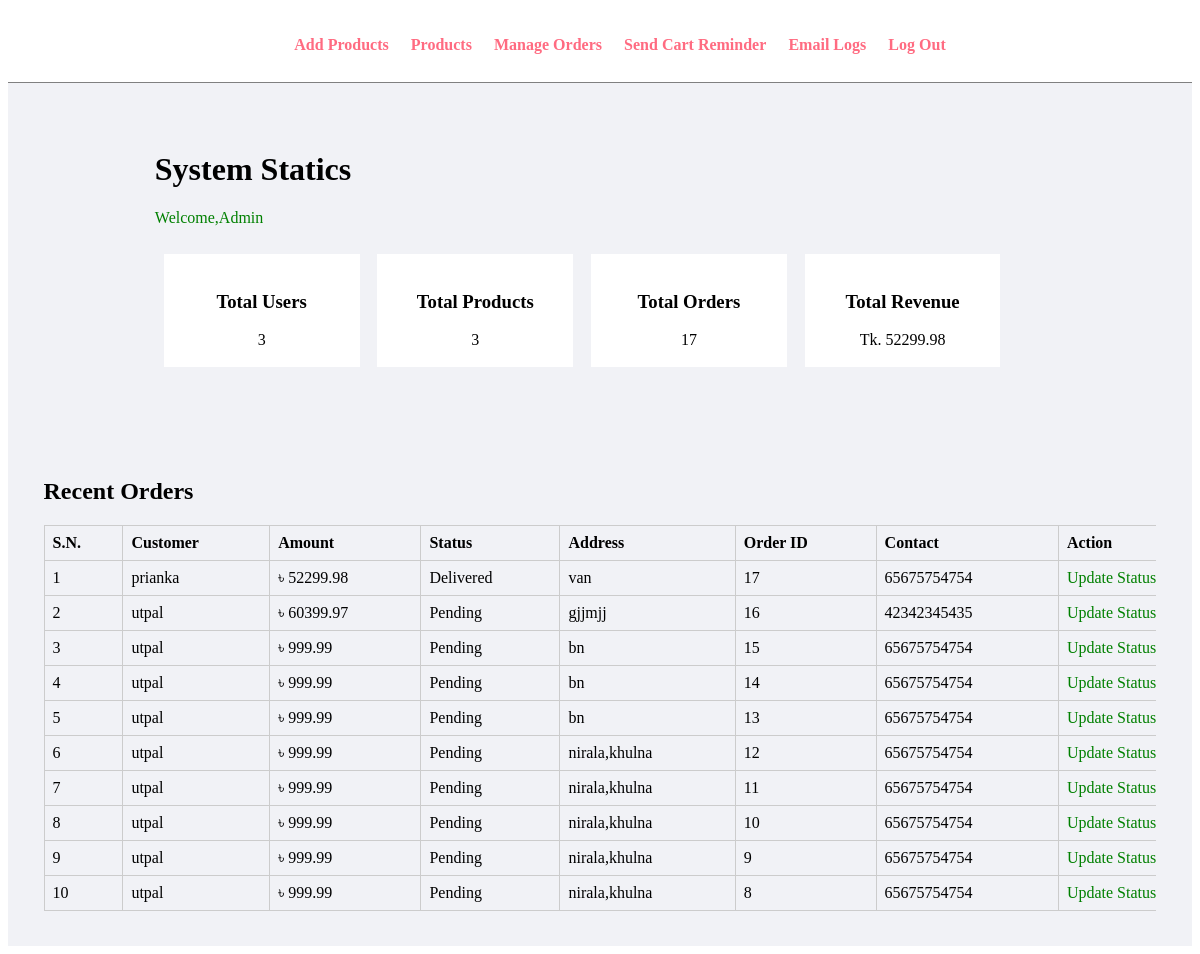
The app's page /admin/dashboard.php (signed in), older data.
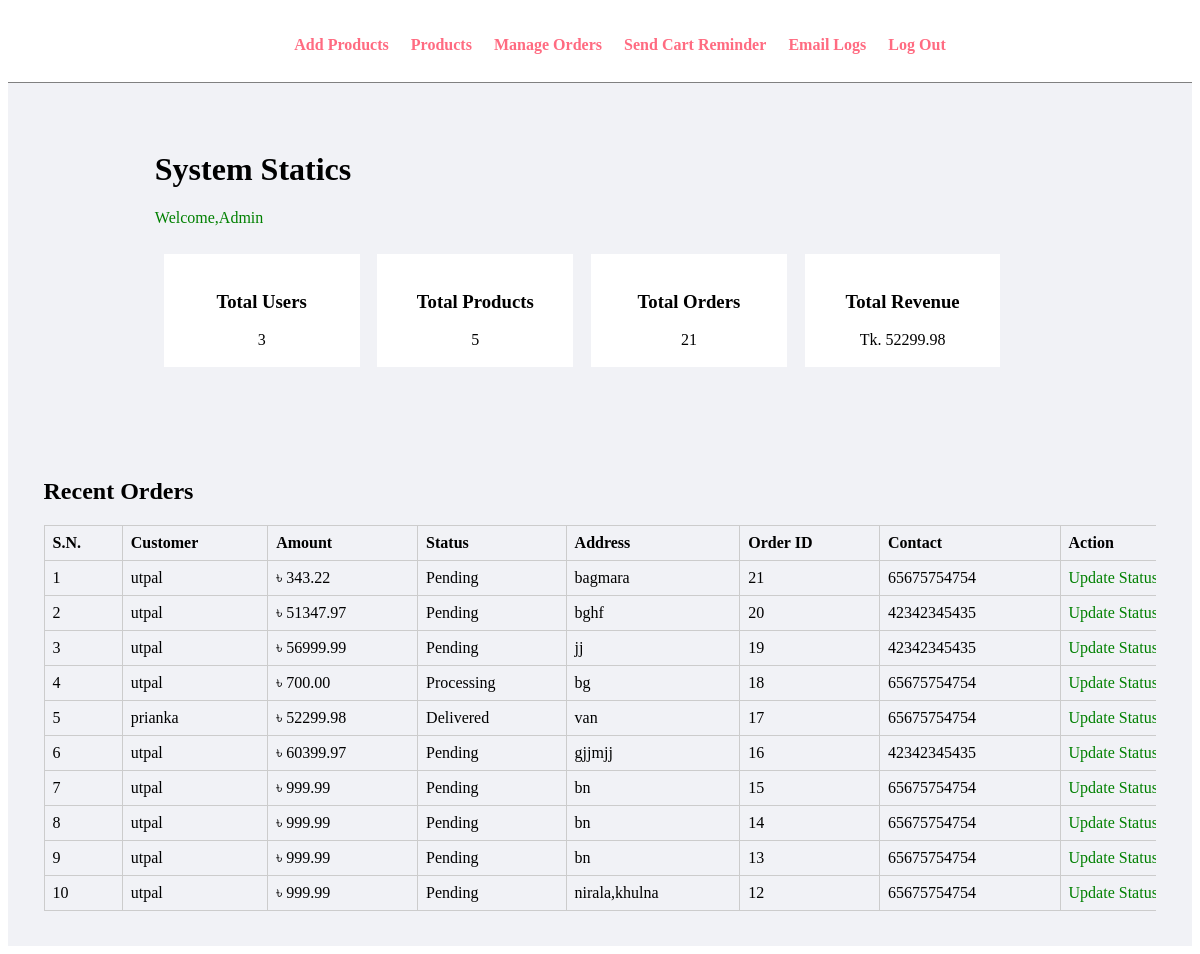
The same page, newer data.
### tables this page shows
CREATE TABLE `orders` (
  `order_id` int(11) NOT NULL,
  `user_id` int(11) NOT NULL,
  `total_amount` decimal(10,2) NOT NULL,
  `status` varchar(50) DEFAULT 'Pending',
  `order_date` timestamp NOT NULL DEFAULT current_timestamp(),
  `address` text DEFAULT NULL,
  `contact_no` varchar(20) DEFAULT NULL,
  `payment_method` varchar(50) DEFAULT NULL
);

CREATE TABLE `users` (
  `user_id` int(11) NOT NULL,
  `name` varchar(100) NOT NULL,
  `email` varchar(150) NOT NULL,
  `password` varchar(255) NOT NULL,
  `role` enum('admin','customer') DEFAULT 'customer',
  `created_at` timestamp NOT NULL DEFAULT current_timestamp()
);

### admin/dashboard.php (the view, shortened to what this page needs)
<?php
    include("../config/db.php");
        $total_user = mysqli_fetch_assoc(mysqli_query($conn,"SELECT COUNT(*) AS total FROM users WHERE role='customer'"))['total'];
        $total_products = mysqli_fetch_assoc(mysqli_query($conn,"SELECT COUNT(*) AS total FROM products"))['total'];
        $total_order = mysqli_fetch_assoc(mysqli_query($conn,"SELECT COUNT(*) AS total FROM orders"))['total'];
        $total_revenue = mysqli_fetch_assoc(mysqli_query($conn,"SELECT IFNULL(SUM(total_amount),0) AS total FROM orders WHERE status='Delivered'"))['total'];
        $order_sql = "SELECT orders.*,users.name
        FROM orders
        JOIN users ON orders.user_id=users.user_id
        ORDER BY orders.order_id DESC LIMIT 10";
        $order_res = mysqli_query($conn,$order_sql);
?>
<!DOCTYPE html>
<html lang="en">
<head>
    <link rel="stylesheet" href="../css/admin.css">
</head>
<body>
    <div class="menu text-center">
        <div class="wrapper">
            <ul>
                <li><a href="add-products.php">Add Products</a></li>
                <li><a href="products.php">Products</a></li>
                <li><a href="manage-orders.php">Manage Orders</a></li>
                <li><a href="send-cart-reminder.php">Send Cart Reminder</a></li>
                <li><a href="mail-log.php">Email Logs</a></li>
                <li><a href="../authentication/logout.php">Log Out</a></li>
            </ul>
        </div>
    </div>
    <div class="main-content">
        <div class="wrapper">
    <h1>System Statics</h1>
    <?php
        if(isset($_SESSION['wlc']))
            {
                echo $_SESSION['wlc'];
            }
    ?>
    <br>
            <div class="col-4 text-center">
                <h3>Total Users</h3>
                <?php echo $total_user ;?>
            </div>
            <div class="col-4 text-center">
                <h3>Total Products</h3>
                <?php echo $total_products ;?>
            </div>
            <div class="col-4 text-center">
                <h3>Total Orders</h3>
                <?php echo $total_order ;?>
            </div>
            <div class="col-4 text-center">
                <h3>Total Revenue</h3>
                Tk. <?php echo $total_revenue ;?>
            </div>
    </div>
    </div>
    <div class="main-content">
        <div class="table-wrapper">
            <h2>Recent Orders</h2>
            <table class="tbl-full1">
            <tr>
            <th>S.N.</th>
            <th>Customer</th>
            <th>Amount</th>
            <th>Status</th>
            <th>Address</th>
            <th>Order ID</th>
            <th>Contact</th>
            <th>Action</th>
            </tr>
            <?php
            $sn = 1;
            while($order=mysqli_fetch_assoc($order_res))
            {
            ?>
            <tr>
            <td>
            <?php echo $sn++; ?>
            </td>
            <td>
            <?php echo $order['name']; ?>
            </td>
            <td>
            ৳ <?php echo $order['total_amount']; ?>
            </td>
            <td>
            <?php echo $order['status']; ?>
            </td>
            <td>
            <?php echo $order['address']; ?>
            </td>
            <td>
            <?php echo $order['order_id']; ?>
            </td>
            <td>
            <?php echo $order['contact_no']; ?>
            </td>
            <td>
            <a href="update-order-status.php?id=<?php echo $order['order_id']; ?>">
            Update Status
            </a>
            </td>
            </tr>
            <?php
            }
            ?>
            </table>
        </div>
    </div>
</body>
</html>

Row changes from the older to the newer data that the page shows:
no longer on this page (row unchanged): orders: user.name "utpal", total_amount "999.99", status "Pending", address "nirala,khulna", order_id "11", contact_no "65675754754"
no longer on this page (row unchanged): orders: user.name "utpal", total_amount "999.99", status "Pending", address "nirala,khulna", order_id "10", contact_no "65675754754"
no longer on this page (row unchanged): orders: user.name "utpal", total_amount "999.99", status "Pending", address "nirala,khulna", order_id "9", contact_no "65675754754"
no longer on this page (row unchanged): orders: user.name "utpal", total_amount "999.99", status "Pending", address "nirala,khulna", order_id "8", contact_no "65675754754"
added orders: user.name "utpal", total_amount "343.22", status "Pending", address "bagmara", order_id "21", contact_no "65675754754"
added orders: user.name "utpal", total_amount "51347.97", status "Pending", address "bghf", order_id "20", contact_no "42342345435"
added orders: user.name "utpal", total_amount "56999.99", status "Pending", address "jj", order_id "19", contact_no "42342345435"
added orders: user.name "utpal", total_amount "700.00", status "Processing", address "bg", order_id "18", contact_no "65675754754"
Text that changed along with them:
$total_products: "3" → "5"
$total_order: "17" → "21"
